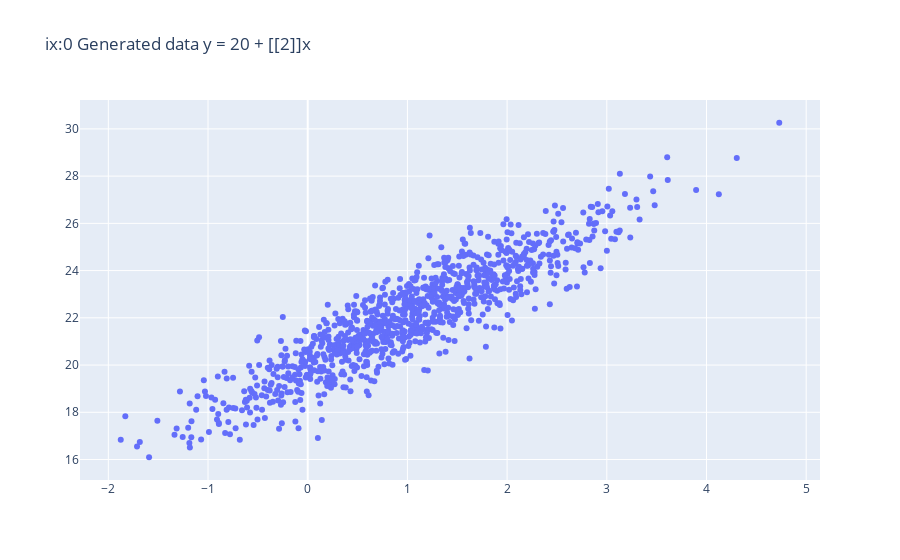

The notebook cell this image was saved under:
### Markdown cell above
## model with d=1

### Code cell
# Model with d=1

W0 = 20
W = [[2]]

data = generate_data(1000, W0, W)

x_train = data["x"]
y_train = data["y"]

model_lin_reg = train_linear_regression(x_train, y_train)
model_bayes = train_bayes_inference(x_train, y_train, len(W))

### Figure 1 — Plotly figure (JSON) as saved in the notebook; plotly's stock layout.template omitted (floating-point values rounded to 4 significant figures; data arrays with more than 128 entries replaced by an {"elided": "..."} marker saying what was removed)
{"data": [{"mode": "markers", "type": "scatter", "x": {"elided": "1000 float values"}, "y": {"elided": "1000 float values"}}], "layout": {"title": {"text": "ix:0 Generated data y = 20 + [[2]]x"}}}
